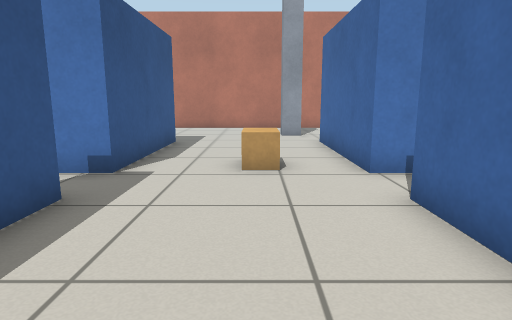
[1] (above)

23 first-person views from a walk through a Gazebo world. The camera is 0.72 m above the floor, tilts 10° down and sees 75° across. The floor is counted in squares, 0.5 m on a side. Each view is taken from the middle of a square. On the plan, view 1 faces up. The plan holds only what a view shows up to about 15 squares ahead; the rest is blank.

[2]
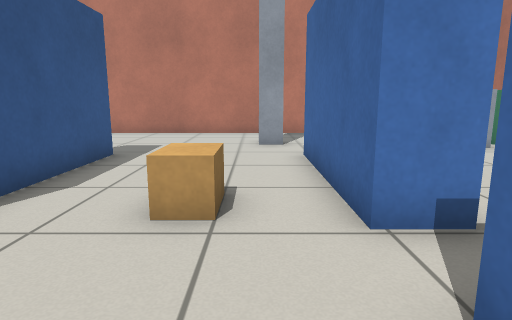

[3]
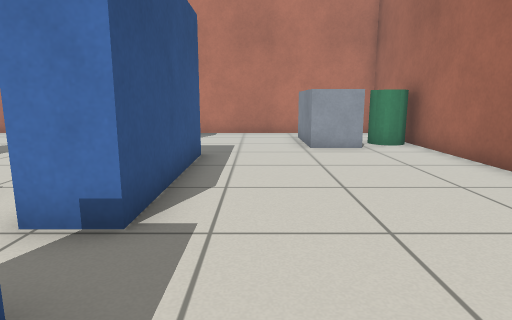

[4]
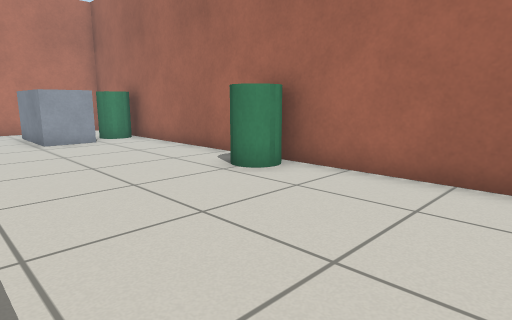

[5]
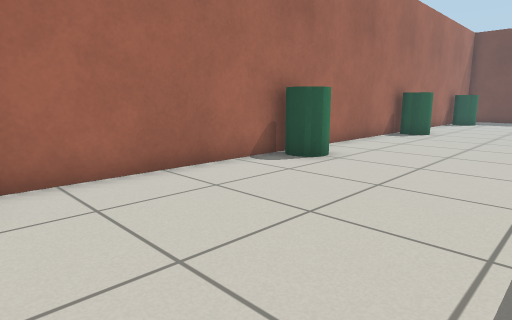

[6]
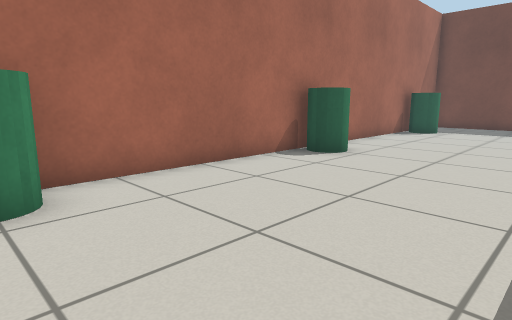

[7]
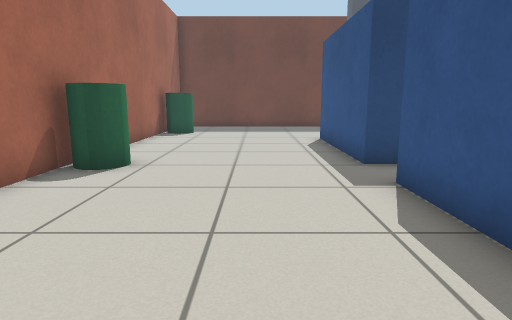

[8]
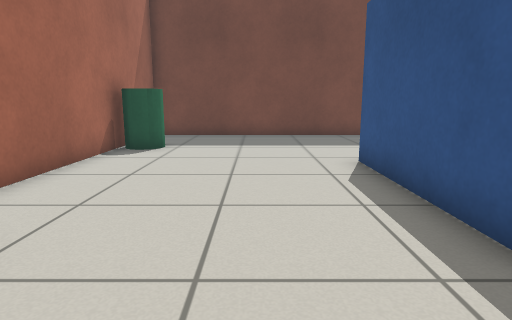

[9]
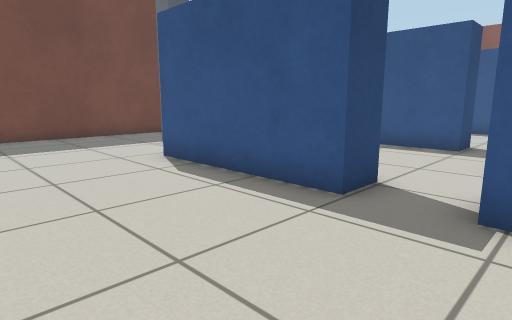

[10]
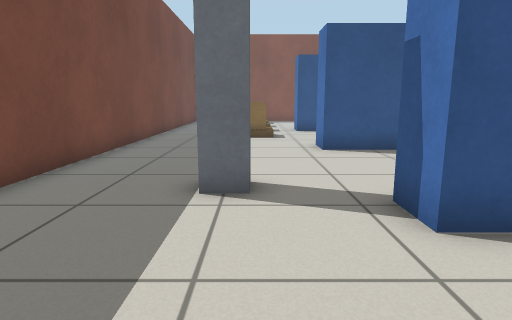

[11]
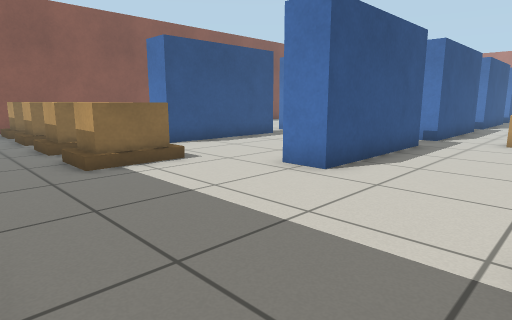

[12]
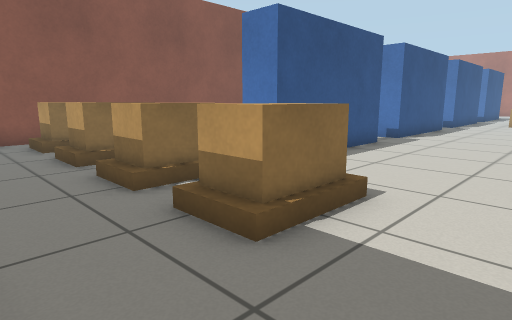

[13]
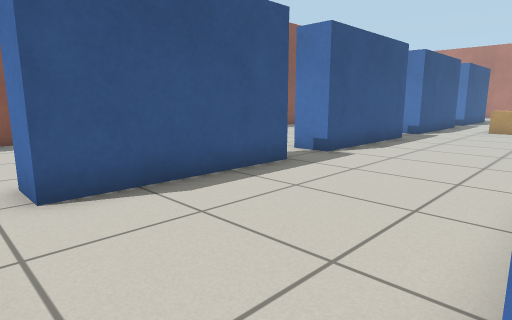

[14]
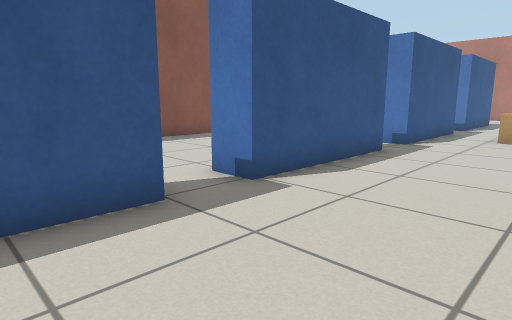

[15]
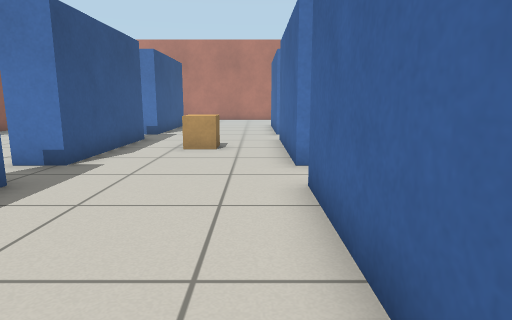

[16]
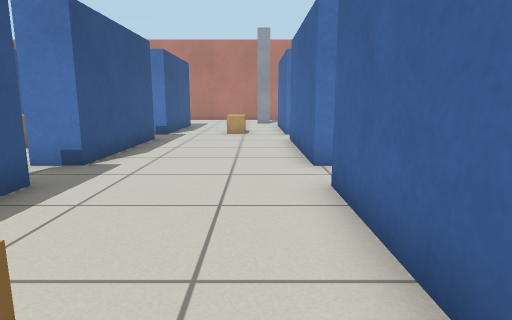

[17]
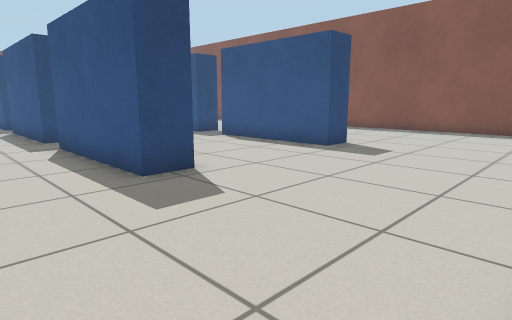

[18]
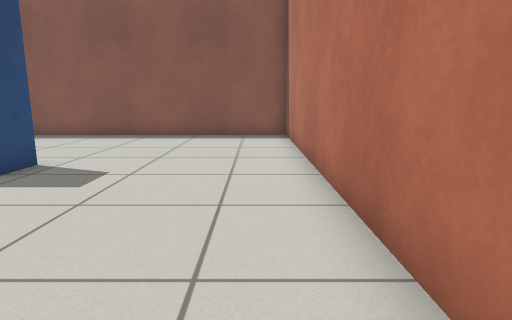

[19]
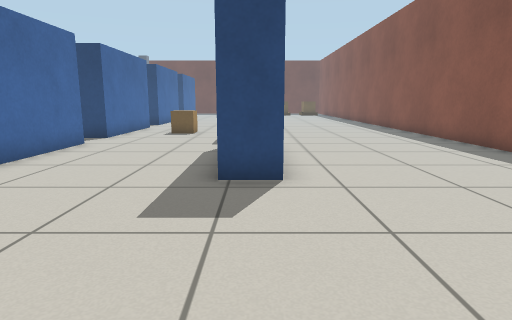

[20]
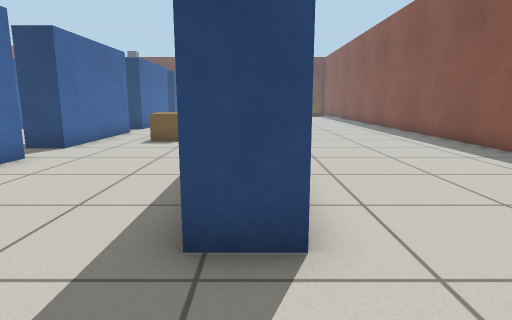

[21]
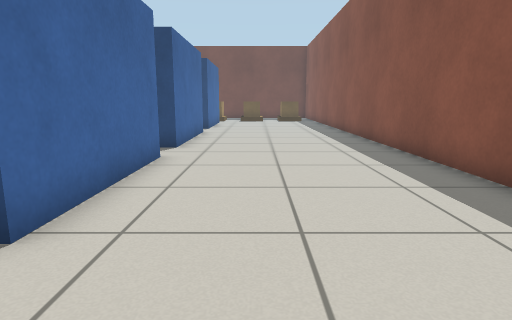

[22]
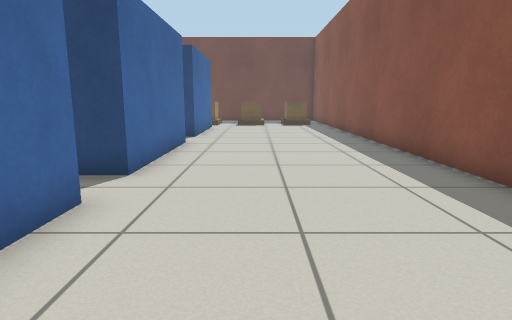

[23]
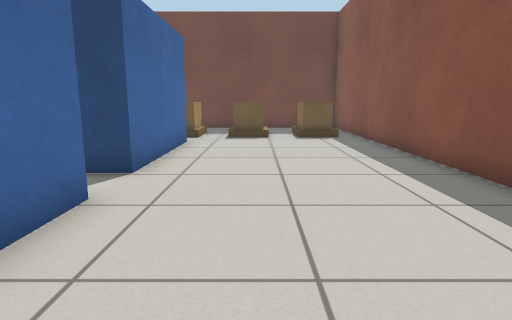

### Floor plan
Points are (right, up) in squares from view 1. A wall is a line through its corners. A room is listed if a view was taken in it or the views show most of it. See-through windows are left out.
Room 1 (views 1, 2, 3, 4, 5, 6, 7, 8, 9, 10, 11, 12, 13, 14, 15, 16, 17, 18, 19, 20, 21, 22, 23)
walls: (-2.9, -2.4) (-2.9, -7.8) (-3.6, -7.8); (-4.1, -0.6) (-4.1, 4.8) (-2.9, 4.8) (-2.9, -0.6) (-4.1, -0.6); (-4.1, -7) (-4.1, -2.4); (-9.3, -2.4) (-9.3, -7.8) (-10.5, -7.8) (-10.5, -2.4) (-9.3, -2.4); (2.8, -0.6) (2.3, -0.6) (2.3, 4.9); (-4.1, -9.6) (-2.9, -9.6) (-2.9, -15) (-4.1, -15); (2.3, -6.5) (2.3, -2.4); (3.5, -5) (3.5, -7.9); (-9.3, 4.9) (-9.3, -0.6) (-10.5, -0.6) (-10.5, 4.9); (-9.3, -9.6) (-9.3, -15) (-10.5, -15) (-10.5, -9.6) (-9.3, -9.6); (2.2, -9.6) (3.5, -9.6) (3.5, -15) (2.2, -15); (-4.1, 12) (-2.9, 12) (-2.9, 6.6) (-4.1, 6.6) (-4.1, 10.5); (10.3, -0.2) (10.3, 5.2); (-10.6, 12) (-9.3, 12) (-9.3, 6.6) (-10, 6.6); (10.3, -8.2) (10.3, -2.6); (3.5, 12) (3.5, 6.6) (2.3, 6.6) (2.3, 12); (10.3, 7.6) (10.3, 13.2); (-8.6, -21.3) (10.3, -21.3) (10.3, -18.6); (10.3, -16.2) (10.3, -10.6); (10.3, 15.6) (10.3, 18.3) (-17.3, 18.3) (-17.3, -19.2)
objects: pallet (-16, -18) to (-15, -17); pallet (-13, -18) to (-12, -17); pallet (-10, -18) to (-10, -17); pallet (-7, -18) to (-7, -17); crate (-7, 2) to (-6, 3); crate (-1, -8) to (0, -7); crate (0, 7) to (0, 8); pillar (1, -18) to (2, -17); pillar (1, 14) to (2, 15); grey box (7, 14) to (8, 16); barrel (9, -18) to (10, -17); barrel (9, -10) to (10, -9); barrel (9, -2) to (10, -1); barrel (9, 6) to (10, 7); barrel (9, 14) to (10, 15)

Positions as (right, up) in squares from view 1, and headings:
1: (0, 0), facing up
2: (1, 3), facing up
3: (5, 3), facing up
4: (4, 1), facing up-right
5: (4, 6), facing down-right
6: (4, -1), facing down-right
7: (6, -2), facing down
8: (6, -7), facing down
9: (8, -7), facing down-left
10: (7, -17), facing left
11: (1, -21), facing up-left
12: (-4, -21), facing up-left
13: (-4, -16), facing up-left
14: (-5, -12), facing up-left
15: (-5, -8), facing up
16: (1, -8), facing up
17: (0, 18), facing down-left
18: (-3, 17), facing left
19: (-10, 18), facing down
20: (-10, 15), facing down
21: (-13, 8), facing down
22: (-13, 4), facing down
23: (-13, -3), facing down
